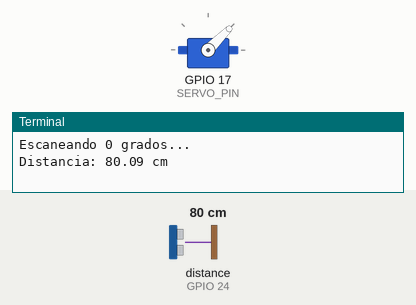
The program below on a simulated Raspberry Pi (BCM pin numbers). Parts: servo, the last lines printed to the terminal. Inputs (shaded band) come from the test bench; at power-on: distance to the obstacle (sensor on GPIO 24) 80 cm. The echo pulse lasts 58.3 µs per cm; servo angles are drawn from the pulse width (0.5 ms = 0°, 2.5 ms = 180°); the clock reads 2024-03-15 10:24:30 at power-on unless the program sets it.

Above: at 0.05 s.
At 2.65 s:
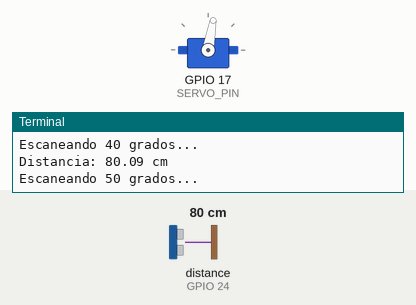
At 8.4 s:
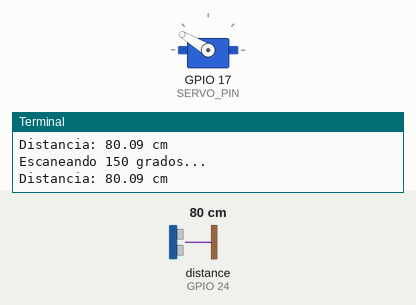
At 14.15 s:
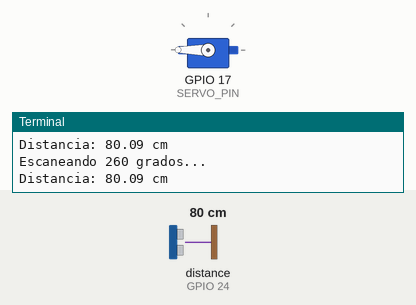
Timing chart, 0 to 18.5 s (numbered marks = the images above):
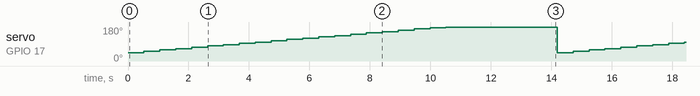

The program:

radar.py
```python
import RPi.GPIO as GPIO
import time

# Configuración de pines GPIO
TRIGGER_PIN = 23
ECHO_PIN = 24
SERVO_PIN = 17

# Configurar la numeración de pines
GPIO.setmode(GPIO.BCM)
GPIO.setup(TRIGGER_PIN, GPIO.OUT)
GPIO.setup(ECHO_PIN, GPIO.IN)
GPIO.setup(SERVO_PIN, GPIO.OUT)

# Configuración del PWM para el servo
pwm = GPIO.PWM(SERVO_PIN, 50)  # 50Hz para servo
pwm.start(0)

# Función para medir la distancia con el HC-SR04
def medir_distancia():
    # Enviar pulso de 10us en el Trigger para iniciar medición
    GPIO.output(TRIGGER_PIN, GPIO.HIGH)
    time.sleep(0.00001)  # 10 microsegundos
    GPIO.output(TRIGGER_PIN, GPIO.LOW)

    # Esperar hasta que el Echo reciba el pulso
    while GPIO.input(ECHO_PIN) == GPIO.LOW:
        pulse_start = time.time()

    while GPIO.input(ECHO_PIN) == GPIO.HIGH:
        pulse_end = time.time()

    # Calcular el tiempo que tardó el pulso en ir y regresar
    pulse_duration = pulse_end - pulse_start

    # Calcular la distancia (distancia = velocidad del sonido * tiempo / 2)
    distancia = pulse_duration * 17150  # 34300 cm/s / 2
    distancia = round(distancia, 2)  # Redondear a 2 decimales
    return distancia

# Función para ajustar el ángulo del servo
def set_servo_angle(angle):
    duty = (angle / 260) * 10 + 5  # Convertir ángulo a ciclo de trabajo
    pwm.ChangeDutyCycle(duty)
    time.sleep(0.02)  # Breve espera para asegurar que el servo se mueva

# Función para barrer el radar
def radar_scan():
    try:
        while True:
            for angle in range(0, 261, 10):  # Barrido de 0 a 260 grados
                set_servo_angle(angle)
                print(f"Escaneando {angle} grados...")

                # Medir distancia
                distancia = medir_distancia()
                print(f"Distancia: {distancia} cm")

                time.sleep(0.5)  # Espera entre mediciones

    except KeyboardInterrupt:
        print("Escaneo interrumpido.")

    finally:
        pwm.stop()
        GPIO.cleanup()  # Limpiar la configuración de GPIO

# Iniciar el escaneo
radar_scan()
```

Measured:
- by itself, servo on GPIO 17 (SERVO_PIN): ramps from 45° to 180° and jumps back, once every 14.2 s
